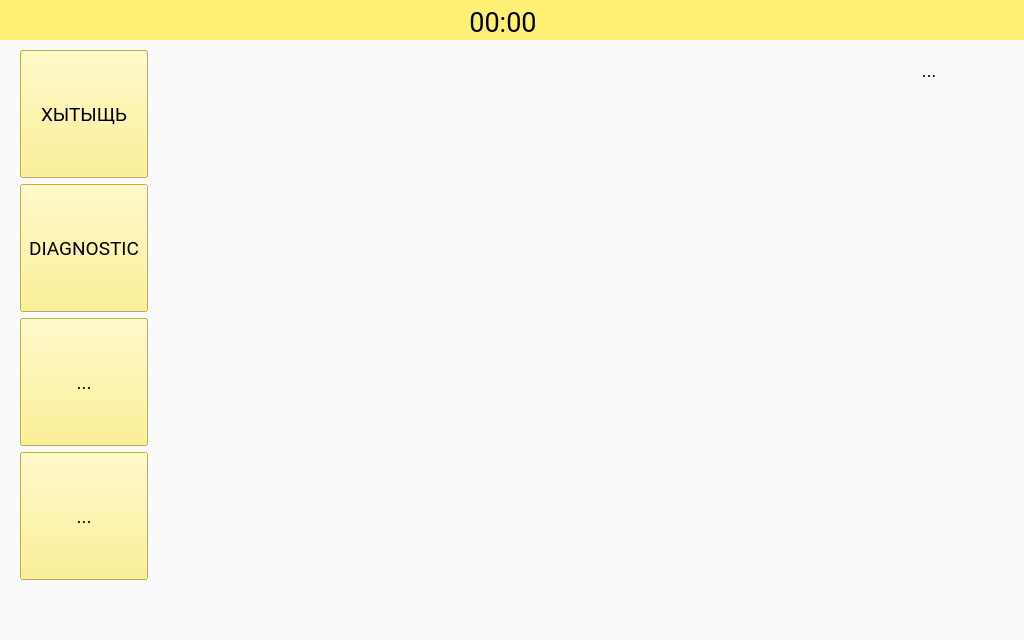
<?xml version="1.0" encoding="UTF-8"?>
<ui version="4.0">
 <class>MainView</class>
 <widget class="QWidget" name="MainView">
  <property name="geometry">
   <rect>
    <x>0</x>
    <y>0</y>
    <width>1024</width>
    <height>640</height>
   </rect>
  </property>
  <property name="windowTitle">
   <string>Form</string>
  </property>
  <property name="styleSheet">
   <string notr="true">background-color: rgb(250, 250, 250);
color: rgb(0, 0, 0);</string>
  </property>
  <widget class="QLabel" name="lbl_time">
   <property name="geometry">
    <rect>
     <x>423</x>
     <y>10</y>
     <width>160</width>
     <height>24</height>
    </rect>
   </property>
   <property name="font">
    <font>
     <family>Roboto</family>
     <pointsize>20</pointsize>
     <weight>50</weight>
     <italic>false</italic>
     <bold>false</bold>
    </font>
   </property>
   <property name="autoFillBackground">
    <bool>false</bool>
   </property>
   <property name="styleSheet">
    <string notr="true">background-color: rgba(255, 255, 255, 0);
</string>
   </property>
   <property name="text">
    <string>00:00</string>
   </property>
   <property name="alignment">
    <set>Qt::AlignCenter</set>
   </property>
  </widget>
  <widget class="QLabel" name="lbl_date">
   <property name="geometry">
    <rect>
     <x>850</x>
     <y>50</y>
     <width>160</width>
     <height>40</height>
    </rect>
   </property>
   <property name="font">
    <font>
     <family>Roboto</family>
     <pointsize>14</pointsize>
     <weight>50</weight>
     <italic>true</italic>
     <bold>false</bold>
    </font>
   </property>
   <property name="styleSheet">
    <string notr="true">background-color: rgb(255, 255, 255, 0);</string>
   </property>
   <property name="text">
    <string>...</string>
   </property>
   <property name="alignment">
    <set>Qt::AlignCenter</set>
   </property>
  </widget>
  <widget class="QLabel" name="label">
   <property name="geometry">
    <rect>
     <x>0</x>
     <y>0</y>
     <width>1024</width>
     <height>40</height>
    </rect>
   </property>
   <property name="styleSheet">
    <string notr="true">background-color: rgb(255, 241, 118);</string>
   </property>
   <property name="text">
    <string/>
   </property>
  </widget>
  <widget class="QWidget" name="">
   <property name="geometry">
    <rect>
     <x>20</x>
     <y>50</y>
     <width>130</width>
     <height>561</height>
    </rect>
   </property>
   <layout class="QVBoxLayout" name="verticalLayout_2">
    <property name="sizeConstraint">
     <enum>QLayout::SetFixedSize</enum>
    </property>
    <property name="leftMargin">
     <number>0</number>
    </property>
    <item>
     <widget class="QPushButton" name="btn_navToMain">
      <property name="enabled">
       <bool>true</bool>
      </property>
      <property name="sizePolicy">
       <sizepolicy hsizetype="Fixed" vsizetype="Fixed">
        <horstretch>128</horstretch>
        <verstretch>128</verstretch>
       </sizepolicy>
      </property>
      <property name="minimumSize">
       <size>
        <width>128</width>
        <height>128</height>
       </size>
      </property>
      <property name="maximumSize">
       <size>
        <width>128</width>
        <height>128</height>
       </size>
      </property>
      <property name="font">
       <font>
        <family>Roboto</family>
        <pointsize>14</pointsize>
        <italic>false</italic>
       </font>
      </property>
      <property name="styleSheet">
       <string notr="true">background-color: rgb(255, 241, 118);</string>
      </property>
      <property name="text">
       <string>ХЫТЫЩЬ</string>
      </property>
     </widget>
    </item>
    <item>
     <widget class="QPushButton" name="btn_navToDiag">
      <property name="sizePolicy">
       <sizepolicy hsizetype="Fixed" vsizetype="Fixed">
        <horstretch>128</horstretch>
        <verstretch>128</verstretch>
       </sizepolicy>
      </property>
      <property name="minimumSize">
       <size>
        <width>128</width>
        <height>128</height>
       </size>
      </property>
      <property name="maximumSize">
       <size>
        <width>0</width>
        <height>128</height>
       </size>
      </property>
      <property name="font">
       <font>
        <family>Roboto</family>
        <pointsize>14</pointsize>
        <italic>false</italic>
       </font>
      </property>
      <property name="styleSheet">
       <string notr="true">background-color: rgb(255, 241, 118);</string>
      </property>
      <property name="text">
       <string>DIAGNOSTIC</string>
      </property>
     </widget>
    </item>
    <item>
     <widget class="QPushButton" name="btn_placeholder1">
      <property name="sizePolicy">
       <sizepolicy hsizetype="Fixed" vsizetype="Fixed">
        <horstretch>128</horstretch>
        <verstretch>128</verstretch>
       </sizepolicy>
      </property>
      <property name="minimumSize">
       <size>
        <width>128</width>
        <height>128</height>
       </size>
      </property>
      <property name="maximumSize">
       <size>
        <width>128</width>
        <height>128</height>
       </size>
      </property>
      <property name="font">
       <font>
        <family>Roboto</family>
        <pointsize>14</pointsize>
        <italic>false</italic>
       </font>
      </property>
      <property name="styleSheet">
       <string notr="true">background-color: rgb(255, 241, 118);</string>
      </property>
      <property name="text">
       <string>...</string>
      </property>
     </widget>
    </item>
    <item>
     <widget class="QPushButton" name="btn_placeholder2">
      <property name="sizePolicy">
       <sizepolicy hsizetype="Fixed" vsizetype="Fixed">
        <horstretch>128</horstretch>
        <verstretch>128</verstretch>
       </sizepolicy>
      </property>
      <property name="minimumSize">
       <size>
        <width>128</width>
        <height>128</height>
       </size>
      </property>
      <property name="maximumSize">
       <size>
        <width>128</width>
        <height>128</height>
       </size>
      </property>
      <property name="font">
       <font>
        <family>Roboto</family>
        <pointsize>14</pointsize>
        <italic>false</italic>
       </font>
      </property>
      <property name="styleSheet">
       <string notr="true">background-color: rgb(255, 241, 118);</string>
      </property>
      <property name="text">
       <string>...</string>
      </property>
     </widget>
    </item>
   </layout>
  </widget>
  <zorder>label</zorder>
  <zorder>lbl_time</zorder>
  <zorder>btn_navToMain</zorder>
  <zorder>btn_navToDiag</zorder>
  <zorder>lbl_date</zorder>
  <zorder>btn_placeholder1</zorder>
  <zorder>btn_placeholder2</zorder>
 </widget>
 <resources/>
 <connections/>
</ui>
